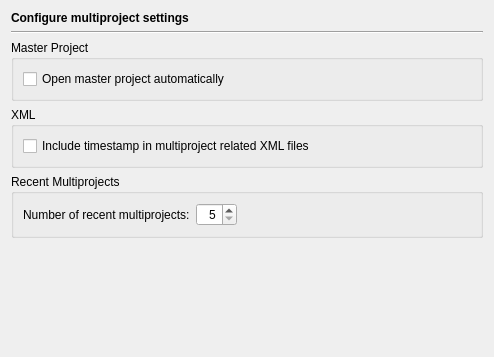
<ui version="4.0" >
 <class>MultiProjectPage</class>
 <widget class="QWidget" name="MultiProjectPage" >
  <property name="geometry" >
   <rect>
    <x>0</x>
    <y>0</y>
    <width>494</width>
    <height>357</height>
   </rect>
  </property>
  <layout class="QVBoxLayout" >
   <item>
    <widget class="QLabel" name="headerLabel" >
     <property name="text" >
      <string>&lt;b>Configure multiproject settings&lt;/b></string>
     </property>
    </widget>
   </item>
   <item>
    <widget class="Line" name="line8" >
     <property name="frameShape" >
      <enum>QFrame::HLine</enum>
     </property>
     <property name="frameShadow" >
      <enum>QFrame::Sunken</enum>
     </property>
     <property name="orientation" >
      <enum>Qt::Horizontal</enum>
     </property>
    </widget>
   </item>
   <item>
    <widget class="QGroupBox" name="groupBox" >
     <property name="title" >
      <string>Master Project</string>
     </property>
     <layout class="QVBoxLayout" >
      <item>
       <widget class="QCheckBox" name="openMasterAutomaticallyCheckBox" >
        <property name="toolTip" >
         <string>Select to open the master project automatically upon opening the multiproject</string>
        </property>
        <property name="text" >
         <string>Open master project automatically</string>
        </property>
       </widget>
      </item>
     </layout>
    </widget>
   </item>
   <item>
    <widget class="QGroupBox" name="groupBox_6" >
     <property name="title" >
      <string>XML</string>
     </property>
     <layout class="QVBoxLayout" >
      <item>
       <widget class="QCheckBox" name="multiProjectTimestampCheckBox" >
        <property name="toolTip" >
         <string>Select, if a timestamp should be written to all multiproject related XML files</string>
        </property>
        <property name="text" >
         <string>Include timestamp in multiproject related XML files</string>
        </property>
       </widget>
      </item>
     </layout>
    </widget>
   </item>
   <item>
    <widget class="QGroupBox" name="groupBox_7" >
     <property name="title" >
      <string>Recent Multiprojects</string>
     </property>
     <layout class="QVBoxLayout" >
      <item>
       <layout class="QHBoxLayout" >
        <item>
         <widget class="QLabel" name="label" >
          <property name="text" >
           <string>Number of recent multiprojects:</string>
          </property>
         </widget>
        </item>
        <item>
         <widget class="QSpinBox" name="multiProjectRecentSpinBox" >
          <property name="toolTip" >
           <string>Enter the number of recent multiprojects to remember</string>
          </property>
          <property name="alignment" >
           <set>Qt::AlignRight|Qt::AlignTrailing|Qt::AlignVCenter</set>
          </property>
          <property name="minimum" >
           <number>5</number>
          </property>
          <property name="maximum" >
           <number>50</number>
          </property>
         </widget>
        </item>
        <item>
         <spacer>
          <property name="orientation" >
           <enum>Qt::Horizontal</enum>
          </property>
          <property name="sizeHint" stdset="0" >
           <size>
            <width>40</width>
            <height>20</height>
           </size>
          </property>
         </spacer>
        </item>
       </layout>
      </item>
     </layout>
    </widget>
   </item>
   <item>
    <spacer>
     <property name="orientation" >
      <enum>Qt::Vertical</enum>
     </property>
     <property name="sizeHint" stdset="0" >
      <size>
       <width>20</width>
       <height>40</height>
      </size>
     </property>
    </spacer>
   </item>
  </layout>
 </widget>
 <tabstops>
  <tabstop>openMasterAutomaticallyCheckBox</tabstop>
  <tabstop>multiProjectTimestampCheckBox</tabstop>
  <tabstop>multiProjectRecentSpinBox</tabstop>
 </tabstops>
 <resources/>
 <connections/>
</ui>
